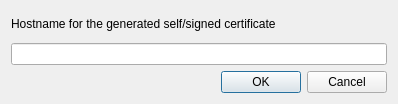
<?xml version="1.0" encoding="UTF-8"?>
<ui version="4.0">
 <class>CertGenDlg</class>
 <widget class="QDialog" name="CertGenDlg">
  <property name="geometry">
   <rect>
    <x>0</x>
    <y>0</y>
    <width>398</width>
    <height>104</height>
   </rect>
  </property>
  <property name="windowTitle">
   <string>Generate a self-signed certificate</string>
  </property>
  <layout class="QGridLayout" name="gridLayout">
   <item row="0" column="0">
    <widget class="QLabel" name="label">
     <property name="text">
      <string>Hostname for the generated self/signed certificate</string>
     </property>
    </widget>
   </item>
   <item row="1" column="0">
    <widget class="QLineEdit" name="lineHostname"/>
   </item>
   <item row="2" column="0">
    <widget class="QDialogButtonBox" name="buttonBox">
     <property name="orientation">
      <enum>Qt::Horizontal</enum>
     </property>
     <property name="standardButtons">
      <set>QDialogButtonBox::Cancel|QDialogButtonBox::Ok</set>
     </property>
    </widget>
   </item>
  </layout>
 </widget>
 <resources/>
 <connections>
  <connection>
   <sender>buttonBox</sender>
   <signal>accepted()</signal>
   <receiver>CertGenDlg</receiver>
   <slot>accept()</slot>
   <hints>
    <hint type="sourcelabel">
     <x>248</x>
     <y>254</y>
    </hint>
    <hint type="destinationlabel">
     <x>157</x>
     <y>274</y>
    </hint>
   </hints>
  </connection>
  <connection>
   <sender>buttonBox</sender>
   <signal>rejected()</signal>
   <receiver>CertGenDlg</receiver>
   <slot>reject()</slot>
   <hints>
    <hint type="sourcelabel">
     <x>316</x>
     <y>260</y>
    </hint>
    <hint type="destinationlabel">
     <x>286</x>
     <y>274</y>
    </hint>
   </hints>
  </connection>
 </connections>
</ui>
